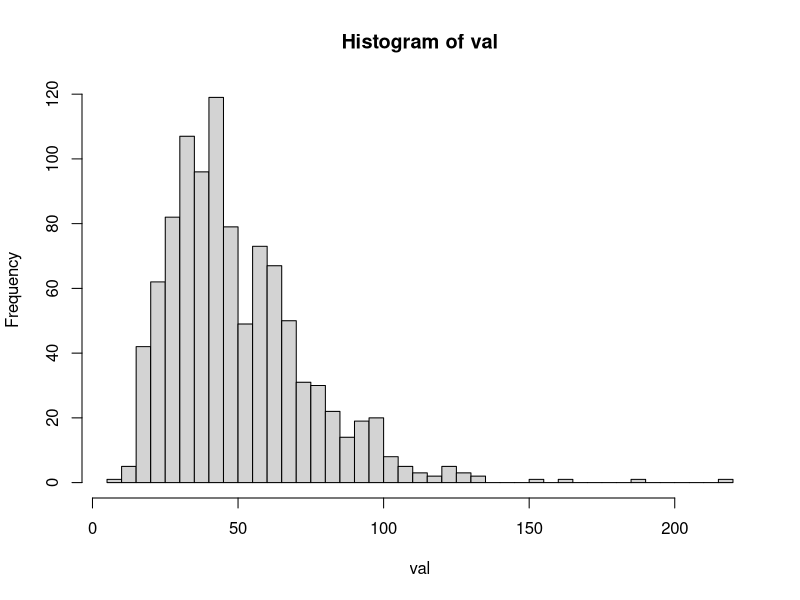
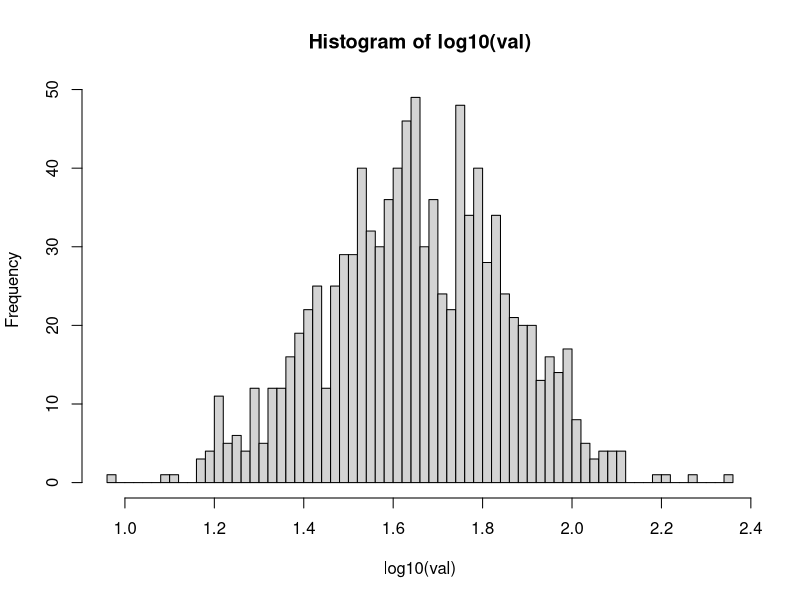
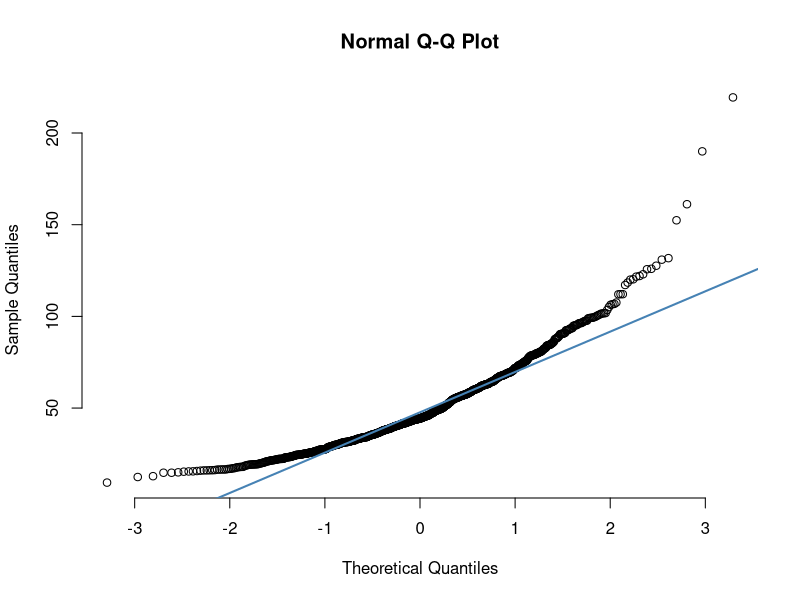
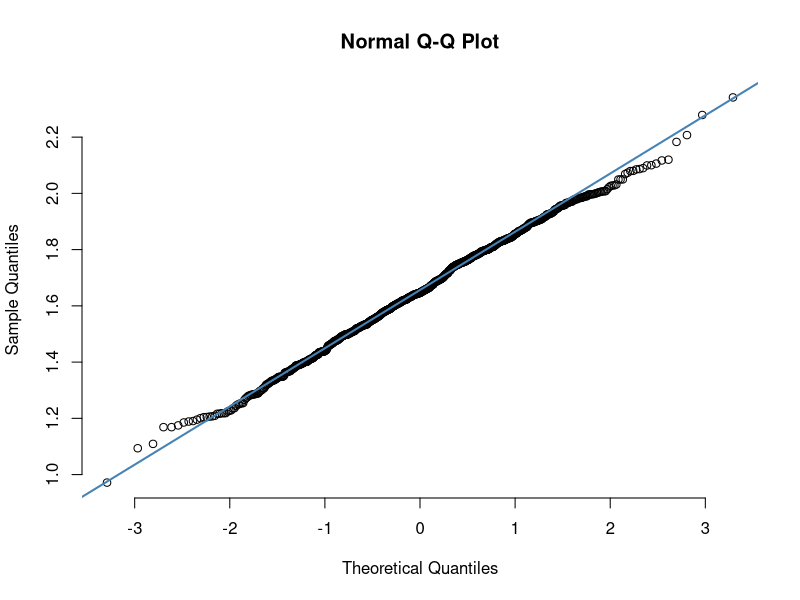

The R source for these figures, in order:
## ---- chunk 1
N <- 1000
tics <- 1000

val <- rep(50, N)
for(i in 1:tics){
  for(n in 1:N){
    k <- rnorm(1, 1, 0.01)
    d <- rnorm(1, 1, 0.01)
    delta <- val[n]*k - val[n]*d
    #delta <- k - val[n]*d
    val[n] <- val[n] + delta
  }
}

head(val)
## ---- chunk 2
hist(val,breaks=50)
hist(log10(val),breaks=50)


## ---- chunk 3

qqnorm(val, pch = 1, frame = FALSE)
qqline(val, col = "steelblue", lwd = 2)


logval <- log10(val)
qqnorm(logval, pch = 1, frame = FALSE)
qqline(logval, col = "steelblue", lwd = 2)
